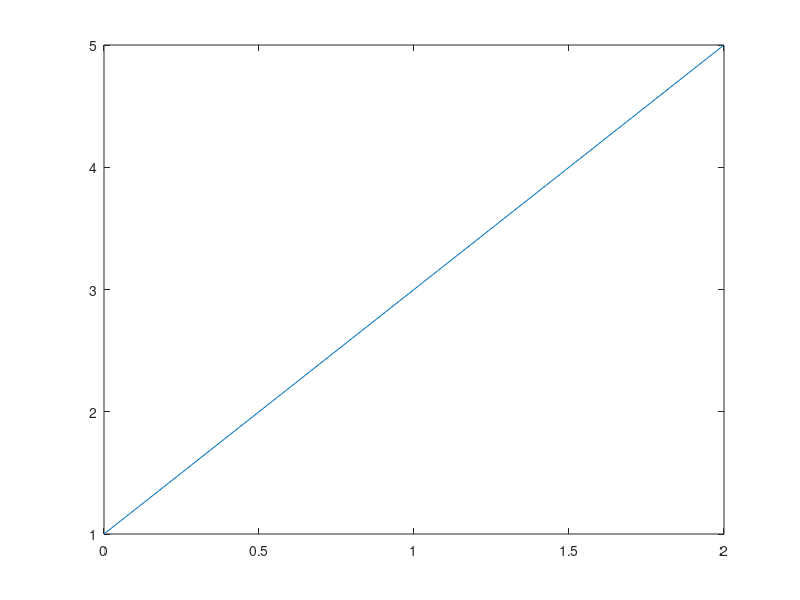

MATLAB code for this plot: (Note: this script raises an error after producing the figure.)
%=============================================================================
% Copyright (c) 2016-present Allan CORNET (Nelson)
%=============================================================================
% This file is part of Nelson.
%=============================================================================
% LICENCE_BLOCK_BEGIN
% SPDX-License-Identifier: LGPL-3.0-or-later
% LICENCE_BLOCK_END
%=============================================================================
% <--WEIGHT 2-->
% <--ADV-CLI MODE-->
%=============================================================================
f = figure('Visible', 'off');
plot([0 2], [1 5]);
s = subtitle('Slope = 2');
ax = gca();
asserts.isequal(s.Type, 'text');
asserts.isequal(ax.Subtitle, s);
asserts.isequal(fieldnames(s), referenceTextProperties());
asserts.isequal(s.String, 'Slope = 2');
asserts.isequal(s.Units, 'data');
asserts.isapprox(s.Position, expectedSubtitlePosition(ax), 1e-12);
asserts.isequal(s.HorizontalAlignment, 'center');
asserts.isequal(s.VerticalAlignment, 'bottom');
asserts.isequal(s.FontWeight, 'normal');
asserts.isequal(s.FontName, 'Helvetica');
asserts.isequal(char(s.Clipping), 'off');
asserts.isequal(char(s.HandleVisibility), 'off');
asserts.isequal(char(s.AffectAutoLimits), 'off');
asserts.isequal(s.Color, [0.129411764705882 0.129411764705882 0.129411764705882]);
close(f);
%=============================================================================
f = figure('Visible', 'off');
plot([0 2], [1 5]);
t = title('Straight Line');
s = subtitle('Slope = 2, y-Intercept = 1');
ax = gca();
drawnow();
% the title layout depends on the platform font metrics
asserts.isapprox(ax.Position, [0.13 0.11 0.775 0.815], 2.5e-6);
asserts.isequal(t.FontSize, 11);
asserts.isequal(s.FontSize, 11);
asserts.isapprox(t.Position, [1.00000127691489 5.20229008118918 0], 1e-12);
asserts.isapprox(s.Position, [1.00000127691489 5.02099236641221 0], 1e-12);
close(f);
%=============================================================================
f = figure('Visible', 'off');
ax = gca();
ax.FontSize = 13;
s = subtitle('Scaled subtitle');
asserts.isapprox(s.FontSize, 14.3, 1e-12);
close(f);
%=============================================================================
f = figure('Visible', 'off');
ax = gca();
ax.Visible = 'off';
s = subtitle('Hidden subtitle', 'Color', 'm');
asserts.isequal(char(s.Visible), 'off');
asserts.isequal(s.Color, [1 0 1]);
ax.Visible = 'on';
asserts.isequal(char(s.Visible), 'off');
close(f);
%=============================================================================
f = figure('Visible', 'off');
plot([0 1]);
t = title('Straight Line');
s = subtitle('Slope = 1, y-Intercept = 0', 'Color', 'blue');
asserts.isequal(t.String, 'Straight Line');
asserts.isequal(s.String, 'Slope = 1, y-Intercept = 0');
asserts.isequal(s.Color, [0 0 1]);
asserts.isequal(t.Units, 'data');
asserts.isapprox(t.Position, expectedTitlePosition(gca(), true), 1e-12);
asserts.isapprox(s.Position, expectedSubtitlePosition(gca()), 1e-12);
asserts.isequal(t.FontWeight, 'bold');
asserts.isequal(s.FontWeight, 'normal');
asserts.isequal(char(t.AffectAutoLimits), 'off');
asserts.isequal(char(s.AffectAutoLimits), 'off');
close(f);
%=============================================================================
f = figure('Visible', 'off');
plot([0 1]);
t = title('Aligned title');
s = subtitle('Aligned subtitle');
ax = gca();
ax.TitleHorizontalAlignment = 'left';
asserts.isapprox(t.Position, expectedTitlePosition(ax, true), 1e-12);
asserts.isapprox(s.Position, expectedSubtitlePosition(ax), 1e-12);
asserts.isequal(t.HorizontalAlignment, 'left');
asserts.isequal(s.HorizontalAlignment, 'left');
ax.TitleHorizontalAlignment = 'right';
asserts.isapprox(t.Position, expectedTitlePosition(ax, true), 1e-12);
asserts.isapprox(s.Position, expectedSubtitlePosition(ax), 1e-12);
asserts.isequal(t.HorizontalAlignment, 'right');
asserts.isequal(s.HorizontalAlignment, 'right');
ax.TitleHorizontalAlignment = 'center';
asserts.isapprox(t.Position, expectedTitlePosition(ax, true), 1e-12);
asserts.isapprox(s.Position, expectedSubtitlePosition(ax), 1e-12);
asserts.isequal(t.HorizontalAlignment, 'center');
asserts.isequal(s.HorizontalAlignment, 'center');
close(f);
%=============================================================================
f = figure('Visible', 'off');
s = subtitle({'Slope = 2', 'y-Intercept = 1'});
asserts.isequal(s.String, {'Slope = 2'; 'y-Intercept = 1'});
s = subtitle(["Top line" "Bottom line"], "Interpreter", "none");
asserts.isequal(s.String, {'Top line'; 'Bottom line'});
asserts.isequal(s.Interpreter, 'none');
close(f);
%=============================================================================
f = figure('Visible', 'off');
ax = axes();
s = subtitle(ax, 'Target axes', 'FontSize', 12, 'FontWeight', 'bold');
asserts.isequal(ax.Subtitle, s);
asserts.isequal(s.String, 'Target axes');
asserts.isequal(s.FontSize, 12);
asserts.isequal(s.FontWeight, 'bold');
close(f);
%=============================================================================
f = figure('Visible', 'off');
ax = axes();
s = subtitle(ax, 'Manual subtitle position', 'Units', 'normalized', 'Position', [0.25 0.9 0]);
asserts.isequal(s.Units, 'normalized');
asserts.isequal(s.Position, [0.25 0.9 0]);
close(f);
%=============================================================================
f = figure('Visible', 'off');
t = tiledlayout(f, 1, 2);
s = subtitle(t, 'Shared subtitle', 'Color', 'red');
asserts.istrue(isgraphics(s));
asserts.isfalse(isprop(s, 'Type'));
asserts.isfalse(isprop(s, 'Position'));
asserts.istrue(isprop(s, 'FontSizeMode'));
asserts.isequal(fieldnames(s), referenceLayoutTextProperties());
asserts.isequal(t.Subtitle, s);
asserts.isequal(s.String, 'Shared subtitle');
asserts.isequal(s.Color, [1 0 0]);
asserts.isequal(s.HorizontalAlignment, 'center');
asserts.isequal(s.VerticalAlignment, 'bottom');
asserts.isequal(s.FontSize, 12);
asserts.isequal(s.FontSizeMode, 'auto');
s.FontSizeMode = 'manual';
asserts.isequal(s.FontSizeMode, 'manual');
asserts.isequal(s.FontWeight, 'normal');
close(f);
%=============================================================================
f = figure('Visible', 'off', 'InnerPosition', [100 100 560 420]);
t = tiledlayout(f, 2, 2);
ax1 = nexttile(t);
plot(1:5, 1:5);
ax2 = nexttile(t);
plot(1:5, 5:-1:1);
subtitle(t, 'Layout subtitle');
drawnow();
layoutTolerance = 1e-12;
asserts.isapprox(ax1.Position, [0.13 0.578571428571429 0.3175 0.328571428571429], layoutTolerance);
asserts.isapprox(ax1.OuterPosition, [0.13 0.508571428571429 0.3875 0.398571428571429], layoutTolerance);
title(t, 'Layout title');
drawnow();
asserts.isapprox(ax1.Position, [0.13 0.549603174603175 0.3175 0.299603174603175], layoutTolerance);
asserts.isapprox(ax1.OuterPosition, [0.13 0.479603174603175 0.3875 0.369603174603175], layoutTolerance);
asserts.isapprox(ax2.Position, [0.5875 0.549603174603175 0.3175 0.299603174603175], layoutTolerance);
asserts.isapprox(ax2.OuterPosition, [0.5175 0.479603174603175 0.3875 0.369603174603175], layoutTolerance);
close(f);
%=============================================================================
f = figure('Visible', 'off');
ax1 = subplot(1, 2, 1);
ax2 = subplot(1, 2, 2);
s = subtitle([ax1 ax2], 'Array subtitle');
asserts.isequal(size(s), [1 2]);
asserts.isequal(s(1), ax1.Subtitle);
asserts.isequal(s(2), ax2.Subtitle);
asserts.isequal(s(1).String, 'Array subtitle');
asserts.isequal(s(2).String, 'Array subtitle');
close(f);
%=============================================================================
f = figure('Visible', 'off');
s1 = subtitle('First subtitle');
s1.Color = [1 0 0];
s2 = subtitle('Second subtitle');
ax = gca();
asserts.istrue(isgraphics(s1));
asserts.isequal(s1, s2);
asserts.isequal(s2.Type, 'text');
asserts.isequal(ax.Subtitle, s2);
asserts.isequal(s2.String, 'Second subtitle');
asserts.isequal(s2.Color, [1 0 0]);
close(f);
%=============================================================================
f = figure('Visible', 'off');
asserts.checkerror('subtitle(gcf(), ''bad'')', getString(message('Nelson:subtitle:invalidInputArgument')));
asserts.checkerror('subtitle(axes())', getString(message('Nelson:subtitle:textExpected')));
asserts.checkerror('subtitle(42)', getString(message('Nelson:subtitle:textExpected')));
close(f);
%=============================================================================
function pos = expectedSubtitlePosition(ax)
  xLimits = ax.XLim;
  yLimits = ax.YLim;
  if strcmp(ax.TitleHorizontalAlignment, 'left')
    x = xLimits(1);
  elseif strcmp(ax.TitleHorizontalAlignment, 'right')
    x = xLimits(2);
  else
    x = expectedTitleXPosition(ax);
  end
  yRange = yLimits(2) - yLimits(1);
  if yRange <= 0
    yRange = 1;
  end
  if ~isempty(ax.Children) && isEmptyTitleString(ax)
    yOffset = 0.005218216318785;
  elseif ~isempty(ax.Children)
    yOffset = 0.005248091603053;
  elseif isEmptyTitleString(ax)
    yOffset = 0.00642523364486;
  else
    yOffset = 0.00661057692308;
  end
  z = expectedTextZ(ax);
  pos = [x, yLimits(2) + yRange * yOffset, z];
end
%=============================================================================
function pos = expectedTitlePosition(ax, hasSubtitle)
  xLimits = ax.XLim;
  yLimits = ax.YLim;
  if strcmp(ax.TitleHorizontalAlignment, 'left')
    x = xLimits(1);
  elseif strcmp(ax.TitleHorizontalAlignment, 'right')
    x = xLimits(2);
  else
    x = expectedTitleXPosition(ax);
  end
  yRange = yLimits(2) - yLimits(1);
  if yRange <= 0
    yRange = 1;
  end
  if hasSubtitle && ~isempty(ax.Children)
    yOffset = 0.050572520297295;
  elseif hasSubtitle
    if isEmptyTitleString(ax)
      yOffset = 0.06191588933594;
    else
      yOffset = 0.06370192460525;
    end
  else
    yOffset = 0.0125;
  end
  z = expectedTextZ(ax);
  pos = [x, yLimits(2) + yRange * yOffset, z];
end
%=============================================================================
function z = expectedTextZ(ax)
  if isempty(ax.Children)
    zLimits = ax.ZLim;
    z = (zLimits(1) + zLimits(2)) * 0.5;
  else
    z = 0;
  end
end
%=============================================================================
function x = expectedTitleXPosition(ax)
  xLimits = ax.XLim;
  x = (xLimits(1) + xLimits(2)) * 0.5;
  if ~isempty(ax.Children)
    x = x + (xLimits(2) - xLimits(1)) * 6.38457445e-7;
  end
end
%=============================================================================
function tf = isEmptyTitleString(ax)
  titleString = ax.Title.String;
  tf = length(titleString) == 0 || strcmp(titleString, '');
end
%=============================================================================
function names = referenceTextProperties()
  names = {'Color'; 'ColorMode'; 'Position'; 'String'; 'Interpreter'; 'Extent'; 'Rotation';
    'FontName'; 'FontUnits'; 'FontSize'; 'FontAngle'; 'FontWeight'; 'HorizontalAlignment';
    'VerticalAlignment'; 'EdgeColor'; 'LineStyle'; 'LineWidth'; 'BackgroundColor'; 'Margin';
    'Editing'; 'Clipping'; 'FontSmoothing'; 'Interactions'; 'Units'; 'Children'; 'Parent';
    'Visible'; 'HandleVisibility'; 'ButtonDownFcn'; 'ContextMenu'; 'BusyAction'; 'BeingDeleted';
    'Interruptible'; 'CreateFcn'; 'DeleteFcn'; 'Type'; 'Tag'; 'UserData'; 'Selected';
    'SelectionHighlight'; 'HitTest'; 'PickableParts'; 'AffectAutoLimits'; 'SeriesIndex'};
end
%=============================================================================
function names = referenceLayoutTextProperties()
  names = {'String'; 'FontName'; 'FontSize'; 'FontAngle'; 'FontWeight'; 'Rotation';
    'HorizontalAlignment'; 'VerticalAlignment'; 'Interpreter'; 'Color'; 'Children'; 'Parent';
    'Visible'; 'HandleVisibility'};
end
%=============================================================================
